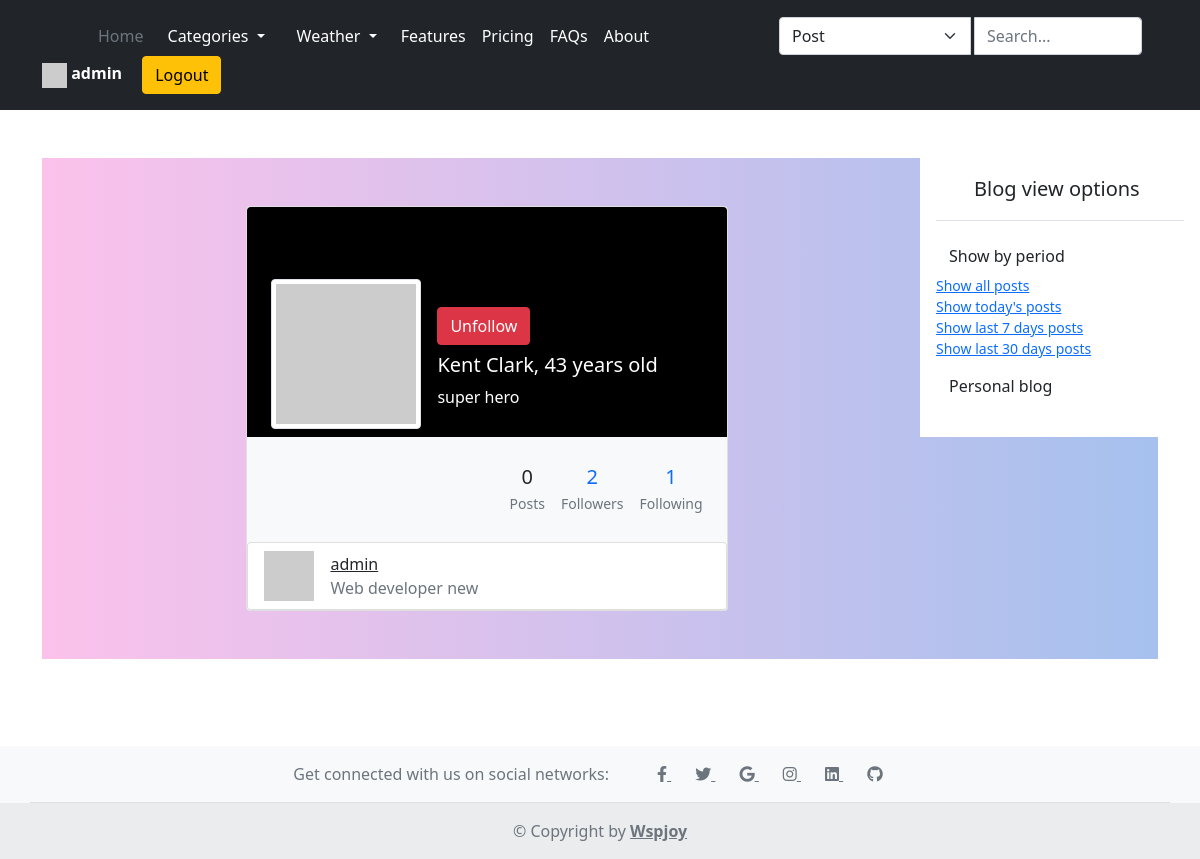
/accounts/profile/superman/following/ (signed in), run on the app's committed database.
### accounts/models.py (models this page shows, shortened)
class CustomUser(AbstractUser):
    username = models.CharField(max_length=30, unique=True)
    email = models.EmailField(unique=True, max_length=255)
    USERNAME_FIELD = 'email'
    REQUIRED_FIELDS = ['username', 'first_name', 'last_name']
    objects = CustomUserManager()

class Profile(models.Model):
    GENDER_CHOICES = (
        ('male', 'Male'),
        ('female', 'Female')
    )
    user = models.OneToOneField(CustomUser,
                                on_delete=models.CASCADE,
                                related_name='profile')
    avatar = models.URLField(max_length=255, blank=True)
    gender = models.CharField(max_length=6, choices=GENDER_CHOICES)
    date_of_birth = models.DateField(validators=[validate_birth_date])
    bio = models.TextField()
    info = models.CharField(max_length=250)
    def get_absolute_url(self):
        return reverse('accounts:profile_detail',
                       args=[self.user.username])

### blog/models.py (models this page shows, shortened)
class Follow(models.Model):
    follower = models.ForeignKey(User,
                                 on_delete=models.CASCADE,
                                 related_name='following')
    followed = models.ForeignKey(User,
                                 on_delete=models.CASCADE,
                                 related_name='followers')
    created = models.DateTimeField(auto_now_add=True)

### accounts/views.py (the view)
# urls.py: path('profile/<str:username>/following/', views.following_list_view, name='following'),
def following_list_view(request, username):
    user = get_object_or_404(User, username=username)
    following = user.following.all()
    profile = user.profile
    context = {
        'followings': following,
        'profile': profile
    }
    return render(request, 'accounts/profile/following.html', context)

### accounts/templatetags/profile_filters.py (called while the page is built)
@register.filter
def calculate_age(born):
    today = date.today()
    birth_date = datetime.strptime(str(born), "%Y-%m-%d").date()
    age = today.year - birth_date.year
    return age

@register.filter
def is_following(follower, followed):
    follow = Follow.objects.filter(follower=follower, followed=followed)
    return follow.exists()

### blog/context_processors.py (called while the page is built)
def get_categories(request):
    categories = Category.objects.all()
    return {'categories': categories}

### templates/accounts/profile/following.html (shortened to what this page needs)
{% extends 'accounts/profile/_base.html' %}
{% load profile_filters %}
{% block profile_content %}
<div class="profile-content">
  <div class="row"><div class="col-xl-12">
    <div class="tab-content p-0">
      <div class="tab-pane fade active show" id="profile-followers">
        <div class="list-group">
          {% for following in followings %}
          <div class="list-group-item d-flex align-items-center">
            <img src="{{ following.followed.profile.avatar }}" alt="" width="50px" class="rounded-sm ml-n2 me-3">
            <div class="flex-fill pl-3 pr-3">
              <div>
                <a href="{{ following.followed.profile.get_absolute_url }}" class="text-dark font-weight-600">
                  {{ following.followed.username }}
                </a>
              </div>
              <div class="text-muted fs-13px">{{ following.followed.profile.info }}</div>
            </div>
          </div>
        </div>
        {% endfor %}
        </div>
      </div>
    </div>
  </div>
</div>
{% endblock profile_content %}

### templates/accounts/profile/_base.html (shortened to what this page needs)
{% extends 'base/_base.html' %}
{% load profile_filters %}
{% block content %}
<section class="h-100 gradient-custom-2">
  <div class="container py-5 h-100">
    <div class="row d-flex justify-content-center align-items-center h-100">
      <div class="col col-lg-9 col-xl-7">
        <div class="card">
          <div class="rounded-top text-white d-flex flex-row" style="background-color: #000; height:230px;">
            <div class="ms-4 mt-5 d-flex flex-column" style="width: 150px;">
              <a href="{{ profile.get_absolute_url }}">
                <img src="{{ profile.avatar }}"
                alt="Generic placeholder image" class="img-fluid img-thumbnail mt-4 mb-2"
                style="width: 150px; z-index: 1">
              </a>
            </div>
            <div class="ms-3" style="margin-top: 100px;">
              <div class="mb-2">
                {% if request.user != profile.user %}
                  {% if request.user|is_following:profile.user %}
                  <a href="{% url 'accounts:unfollow_user' username=profile.user.username %}">
                    <button class="btn btn-danger">Unfollow</button>
                  </a>
                  {% else %}
                  <a href="{% url 'accounts:follow_user' username=profile.user.username %}">
                    <button class="btn btn-info">Follow</button>
                  </a>
                  {% endif %}
                {% endif %}
              </div>
              <h5>{{ profile.user.first_name }} {{ profile.user.last_name }},
                  {{ profile.date_of_birth|calculate_age }} years old
              </h5>
              <p>{{ profile.info }}</p>
            </div>
          </div>
          <div class="p-4 text-black" style="background-color: #f8f9fa;">
            <div class="d-flex justify-content-end text-center py-1">
              <div>
                <p class="mb-1 h5">{{ profile.user.posts.count }}</p>
                <p class="small text-muted mb-0">Posts</p>
              </div>
              <div class="px-3">
                <a href="{% url 'accounts:followers' username=profile.user.username %}" class="text-decoration-none">
                  <p class="mb-1 h5">{{ profile.user.followers.count }}</p>
                  <p class="small text-muted mb-0">Followers</p>
                </a>
              </div>
              <div>
                <a href="{% url 'accounts:following' username=profile.user.username %}" class="text-decoration-none">
                  <p class="mb-1 h5">{{ profile.user.following.count }}</p>
                  <p class="small text-muted mb-0">Following</p>
                </a>
              </div>
            </div>
          </div>
          {% block profile_content %}
          {% endblock profile_content %}
        </div>
      </div>
    </div>
  </div>
</section>
{% endblock content %}

### templates/base/nav/_header.html (shortened to what this page needs)
<header class="p-3 bg-dark text-white">
  <div class="container">
    <div class="d-flex flex-wrap align-items-center justify-content-center justify-content-lg-start">
      <a href="/" class="d-flex align-items-center mb-2 mb-lg-0 text-white text-decoration-none">
        <svg class="bi me-2" width="40" height="32" role="img" aria-label="Bootstrap"><use xlink:href="#bootstrap"></use></svg>
      </a>
      <ul class="nav col-12 col-lg-auto me-lg-auto mb-2 justify-content-center mb-md-0">
        <li><a href="{% url 'blog:post_list' %}" class="nav-link px-2 text-secondary">Home</a></li>
        <li class="nav-item dropdown">
            <a class="nav-link dropdown-toggle text-white" href="#" id="categoriesDropdown" role="button" data-bs-toggle="dropdown" aria-expanded="false">
              Categories
            </a>
          </li>
          <li class="nav-item dropdown">
            <a class="nav-link dropdown-toggle text-white" href="#" id="categoriesDropdown" role="button" data-bs-toggle="dropdown" aria-expanded="false">
              Weather
            </a>
          </li>
        <li><a href="#" class="nav-link px-2 text-white">Features</a></li>
        <li><a href="#" class="nav-link px-2 text-white">Pricing</a></li>
        <li><a href="#" class="nav-link px-2 text-white">FAQs</a></li>
        <li><a href="#" class="nav-link px-2 text-white">About</a></li>
      </ul>
      <form class="col-12 col-lg-auto mb-3 mb-lg-0 me-lg-3" method="get" action="{% url 'blog:search_posts' %}">
        <div class="input-group">
          <select class="form-select me-1" name="search_param">
            <option value="post">Post</option>
          </select>
          <input type="search" class="form-control form-control-dark" placeholder="Search..." aria-label="Search"
                  name="search_query">
        </div>
      </form>
      <div class="text-end">
        {% if request.user.is_authenticated %}
        <a href="{% url 'accounts:profile_detail' username=request.user.username %}"
                  class="text-decoration-none text-white me-3">
          {% if request.user.profile %}
          <img src="{{ request.user.profile.avatar }}" width="25" height="25">
          {% else %}
          <i class="fa fa-user mx-1"></i>
          {% endif %}
          <strong>
            {{ request.user.username }}
          </strong>
        </a>
         <a href="{% url 'accounts:logout' %}">
          <button type="button" class="btn btn-warning">Logout</button>
        </a>
        {% endif %}
      </div>
    </div>
  </div>
</header>

### static/css/styles.css (style rules this page uses)
.gradient-custom-2 { background: #fbc2eb; background: -webkit-linear-gradient(to right, rgba(251, 194, 235, 1), rgba(166, 193, 238, 1)); background: linear-gradient(to right, rgba(251, 194, 235, 1), rgba(166, 193, 238, 1)) }

### data on the page
CustomUser: user.username "admin"
Profile: user.first_name "Kent", user.last_name "Clark", date_of_birth|calculate_age "43", info "super hero", user.posts.count "0", user.followers.count "2", user.following.count "1"
Follow: followed.username "admin", followed.profile.info "Web developer new"
